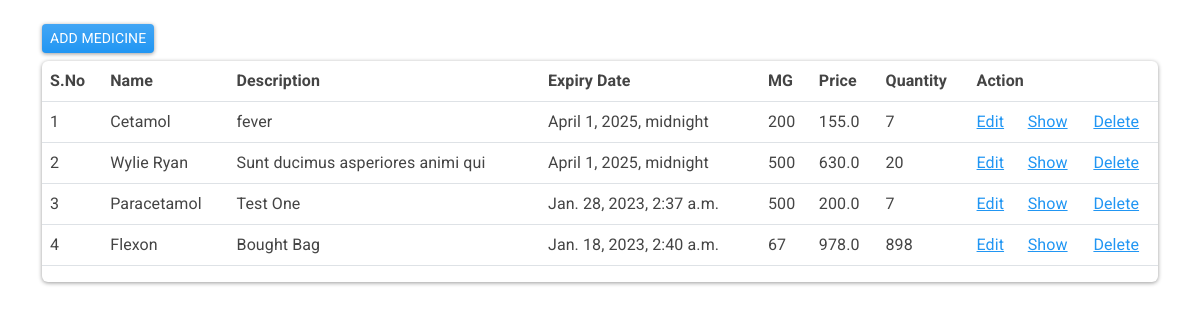
The app's page /medicines/ (signed in) with its own data.
### medicines/models.py (models this page shows, shortened)
class Medicine(models.Model):
    name = models.CharField(max_length=255)
    description = models.CharField(max_length=255)
    expiry_date = models.DateTimeField()
    mg = models.IntegerField()
    price = models.FloatField()
    quantity = models.IntegerField()
    entry_date = models.DateTimeField(default=datetime.now)
    category = models.ForeignKey(Category, on_delete=models.CASCADE)
    user = models.ForeignKey(User, on_delete=models.CASCADE)
    class Meta:
        db_table = "app_medicines"

### medicines/views.py (the view)
# urls.py: path('medicines/', views.medicine_index, name='medicines'),
@login_required(login_url='/authentication/login')
def medicine_index(request):
    data = Medicine.objects.all()
    context = {"data": data}
    return render(request, 'medicines/index.html', context)

### templates/medicines/index.html (shortened to what this page needs)
{% extends 'layouts/base.html' %}
{% block content %}
<div class="container mt-4">
    <a href="{% url 'add-medicine' %}" class="btn btn-primary btn-sm mb-2">ADD MEDICINE</a>
    <div class="card">
        <table class="table table-hover">
            <thead>
                <tr>
                    <th>S.No</th>
                    <th>Name</th>
                    <th>Description</th>
                    <th>Expiry Date</th>
                    <th>MG</th>
                    <th>Price</th>
                    <th>Quantity</th>
                    <th colspan="3">Action</th>
                </tr>
            </thead>
            <tbody>
                {% for val in data %}
                <tr>
                    <td>{{ forloop.counter }}</td>
                    <td>{{ val.name }}</td>
                    <td>{{ val.description }}</td>
                    <td>{{ val.expiry_date }}</td>
                    <td>{{ val.mg }}</td>
                    <td>{{ val.price }}</td>
                    <td>{{ val.quantity }}</td>
                    <td><a href="{% url 'edit-medicine' val.id %}">Edit</a></td>
                    <td><a href="{% url 'show-medicine' val.id %}">Show</a></td>
                    <td><a href="{% url 'delete-medicine' val.id %}">Delete</a></td>
                </tr>
                {% endfor %}
            </tbody>
        </table>
    </div>
</div>
{% endblock %}

### records on screen
Medicine: name "Cetamol", description "fever", expiry_date "April 1, 2025, midnight", mg "200", price "155.0", quantity "7"
Medicine: name "Wylie Ryan", description "Sunt ducimus asperiores animi qui", expiry_date "April 1, 2025, midnight", mg "500", price "630.0", quantity "20"
Medicine: name "Paracetamol", description "Test One", expiry_date "Jan. 28, 2023, 2:37 a.m.", mg "500", price "200.0", quantity "7"
Medicine: name "Flexon", description "Bought Bag", expiry_date "Jan. 18, 2023, 2:40 a.m.", mg "67", price "978.0", quantity "898"
